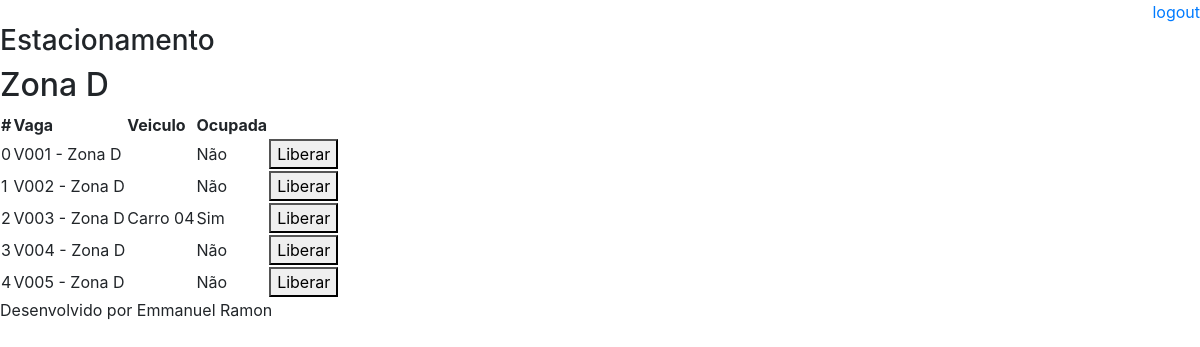
The app's page /estacionamento/14/ with its own data.
### core/models.py (models this page shows, shortened)
class Estacionamento(models.Model):
	nome    = models.CharField(max_length=16)
	cap_max = models.IntegerField()
	ativo  = models.BooleanField(default=True)

class Vaga(models.Model):
	nome    = models.CharField(max_length=16)
	veiculo = models.OneToOneField(Veiculo, models.SET_NULL, blank=True,null=True,)
	ocupada = models.BooleanField(default=False)
	estacionamento = models.ForeignKey(Estacionamento, on_delete=models.CASCADE)

class Veiculo(models.Model):
	CHOICES = (
		('CARRO', 'Carro'),
		('MOTO', 'Moto'),
		)
	tipo = models.CharField(max_length=6, choices=CHOICES)
	nome = models.CharField(max_length=10)
	ativo = models.BooleanField(default=True)

### core/views.py (the view)
# urls.py: path('estacionamento/<int:id>/', views.index_estacionamento, name='index_estacionamento'),
def index_estacionamento(request, id):
	dados = {'id': id}
	try:
		estacionamento = Estacionamento.objects.get(id=id)
		dados['estacionamento'] = estacionamento
		try:
			vagas = Vaga.objects.filter(estacionamento=estacionamento)
			dados['vagas'] = enumerate(vagas)
		except Exception as e:
			raise e
	except Exception as e:
		raise e
	return render(request, 'estacionamento/index.html', dados)

### templates/estacionamento/index.html
{% extends "model-page.html" %}
{% block content %}
<h3>Estacionamento</h3>
<h2>{{ estacionamento.nome }}</h2>
{% if vagas %}
<table>
	<thead>
		<th>#</th>
		<th>Vaga</th>
		<th>Veiculo</th>
		<th>Ocupada</th>
	</thead>
{% for i,vaga in vagas %}
	<tr>
		<td>{{ i }}</td>
		<td>{{ vaga.nome }}</td>
		<td>
		{{ vaga.veiculo.nome }}</td>
		<td>
			{% if vaga.ocupada  %}
				Sim
			{% else %}
				Não
			{% endif %}
		</td>
		<td>
			<a href="{% url 'liberar_vaga' vaga.id %}"><button>Liberar</button></a>
		</td>
	</tr>
{% endfor %}
</table>
{% endif %}
{% endblock %}

### records on screen
Estacionamento: nome "Zona D"
Vaga: ocupada "0", nome "V001 - Zona D", shows "Não"
Vaga: i "1", nome "V002 - Zona D", ocupada "Não"
Vaga: i "2", nome "V003 - Zona D", veiculo.nome "Carro 04", ocupada "Sim"
Vaga: i "3", nome "V004 - Zona D", ocupada "Não"
Vaga: i "4", nome "V005 - Zona D", ocupada "Não"
